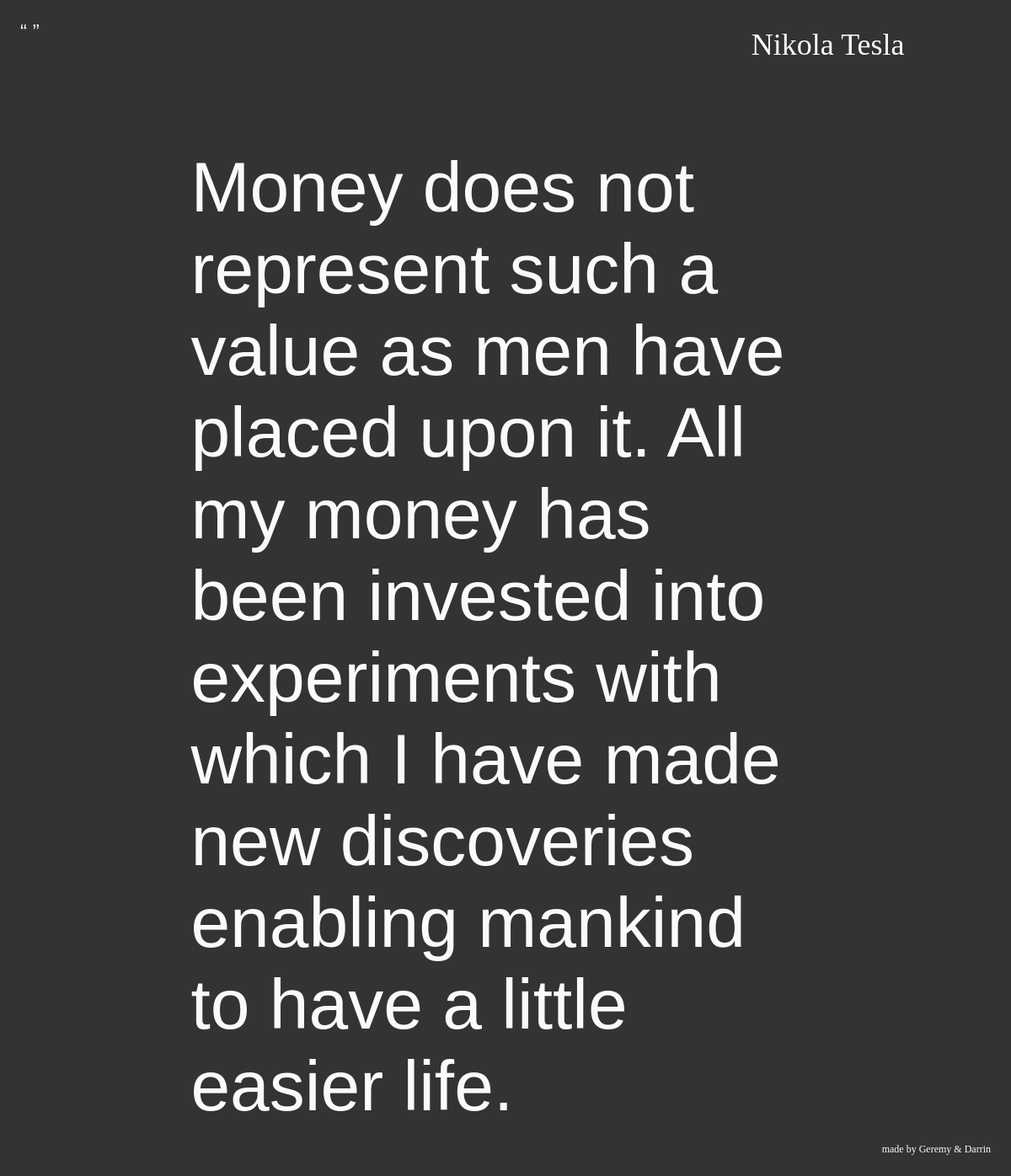
The app's page /person/3/ with its own data.
### people/models.py (models this page shows, shortened)
class Person(models.Model):
    person_name = models.CharField(max_length=200)
    slug = models.SlugField()
    wiki = models.URLField('Authors Wikipedia Page')
    pub_date = models.DateTimeField('date published',default=datetime.datetime.now())
    updated_date = models.DateTimeField(default=datetime.datetime.now())
    def __str__(self):              # __unicode__ on Python 2
        return self.person_name

class Quote(models.Model):
    person = models.ForeignKey(Person)
    slug = models.SlugField()
    quote_text = models.TextField()
    source = models.TextField()
    topics = models.CharField(max_length=200)
    date = models.CharField(max_length=5)
    pub_date = models.DateTimeField('date published', default=datetime.datetime.now())
    updated_date = models.DateTimeField(default=datetime.datetime.now())

### people/views.py (the view)
# urls.py: url(r'^(?P<person_id>\d+)/$', views.person_detail, name='person_detail'),
def person_detail(request, person_id):
    person = get_object_or_404(Person, pk=person_id)
    quotes = get_list_or_404(Quote, person=person)
    return render(request, 'people/detail.html', {
        'person': person,
        'quotes': quotes,
        })

### people/templates/people/detail.html
{% extends "base.html" %}
{% block content %}
    <h2 class="person"><a target="_blank" title="Learn More on {{ person }}'s Wikipedia Page" href="{{ person.wiki }}">{{ person }}</a></h2>
    {% if quotes %}
        <ul>
        {% for quote in quotes %}
            <li class="quote"><a  href="{% url 'quote_detail' quote.person.id quote.id %}">{{ quote.quote_text }}</a></li>
        {% endfor %}
        </ul>
    {% else %}
        <p>No quotes are available.</p>
    {% endif %}
{% endblock content %}

### people/templates/base.html (style rules this page uses)
html { color: #fafafa; background-color: #333; text-align: center; font-size: 24px; padding-top: 24px; font-family:"Futura", serif; }
a { color: #fafafa; text-decoration: none; }
.quote { font-family: Cooper Black, Arial Black, Sans-Serif; font-size: 84px; font-weight: 100; padding: 100px 100px 50px 100px; max-width: 80%; margin: auto; text-align: left; }
.person { font-weight: 100; text-align: right; max-width: 80%; margin: auto; }
li { list-style: none; padding: 100px; width: 100%; box-sizing: border-box; font-size: 48px; font-family: Cooper Black, Arial Black, Sans-Serif; }
ul { margin: 0; padding: 0; }

### records on screen
Person: person_name "Nikola Tesla"
Quote: quote_text "Money does not represent such a value as men have placed upon it. All my money has been invested into experiments with which I have made new discoveries enabling mankind to have a little easier life."
